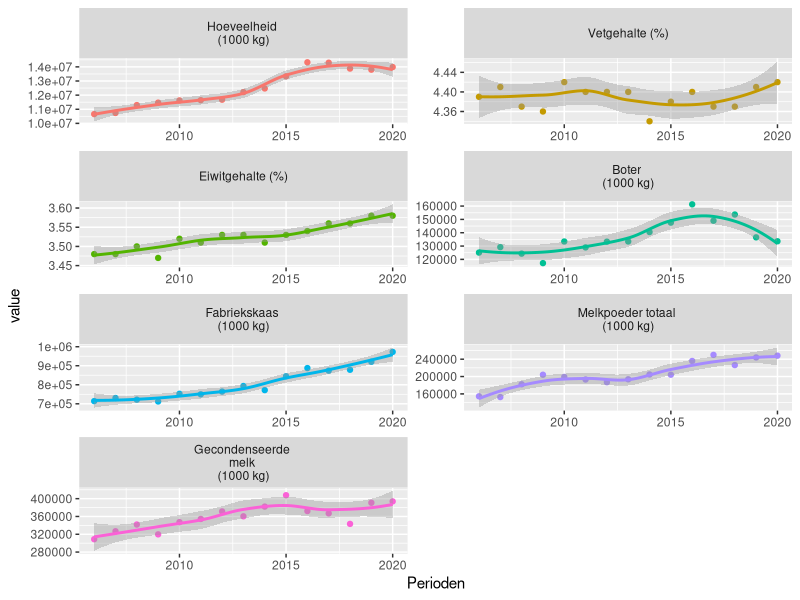
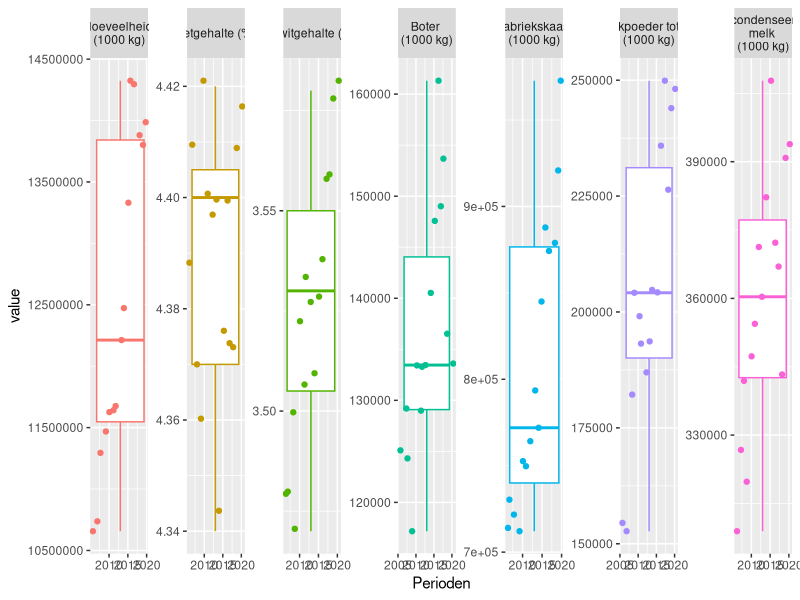
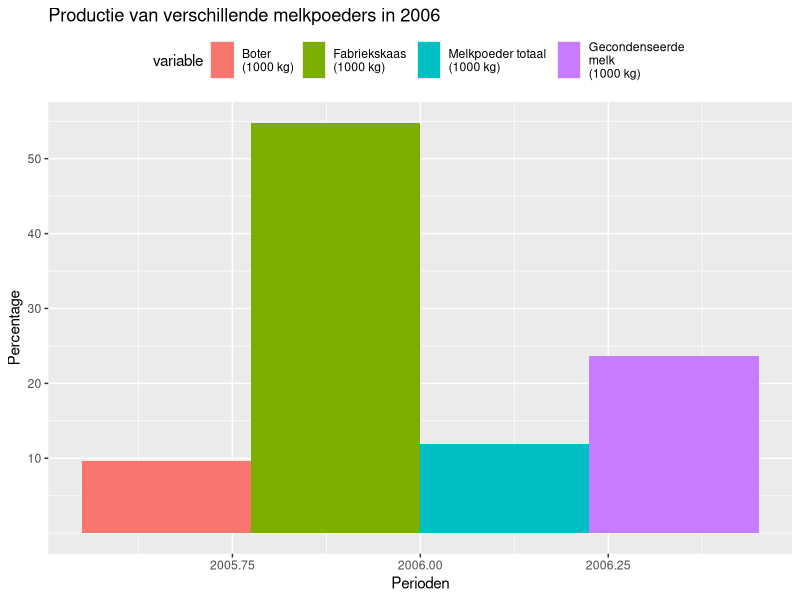
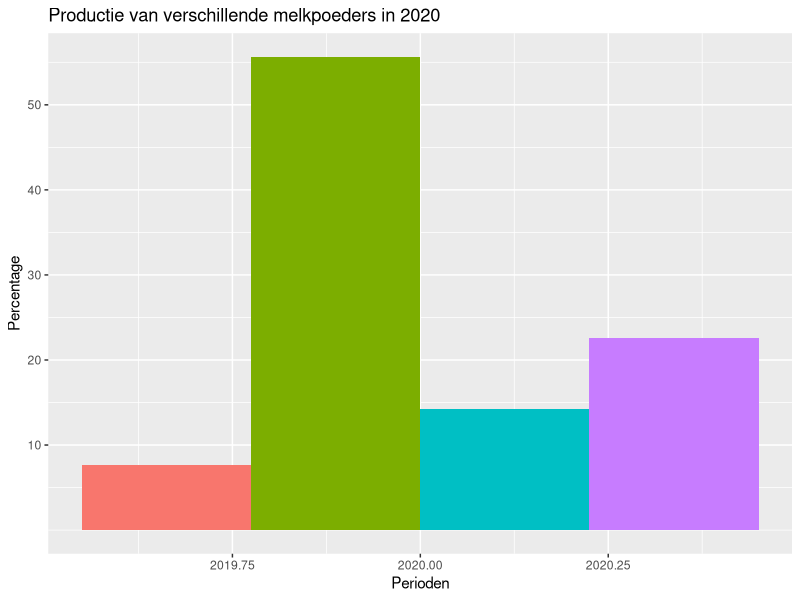

Reproduce these figures in R, in order.
## ---- chunk 1
# Load the required libraries
library(ggplot2)
library(reshape2)
library(dplyr)

# Read the dataset
data <- read.csv("Melkaanvoer_en_zuivelproductie_02072023_130401.csv", sep = ";", dec = ",")

# Transform dataset
headerText <- c("Perioden","Hoeveelheid \n(1000 kg)", "Vetgehalte (%)", "Eiwitgehalte (%)","Boter \n(1000 kg)", "Fabriekskaas \n(1000 kg)", "Melkpoeder totaal \n(1000 kg)", "Gecondenseerde \nmelk \n(1000 kg)")
colnames(data) <- headerText
dataLong<- melt(data, id.vars=c("Perioden"))

#intialize point P
p<-ggplot(dataLong,aes(Perioden, value, col=variable))

# Create graph plot
p+geom_point()+facet_wrap(.~variable, scales = "free", ncol=2) + geom_smooth(method = 'loess', formula = 'y ~ x') + theme(legend.position = "none")

## ---- chunk 2
#create boxplot plot with jitter
p+geom_boxplot()+ geom_jitter()+facet_wrap(.~variable, scales = "free", nrow= 1 ) + theme(legend.position = "none")

## ---- chunk 3

# Filter the specific variables and years
dataFiltered2006 <- dataLong %>% filter(variable %in% c("Boter \n(1000 kg)", "Fabriekskaas \n(1000 kg)", "Melkpoeder totaal \n(1000 kg)", "Gecondenseerde \nmelk \n(1000 kg)"), Perioden %in% c("2006"))
dataFiltered2020 <- dataLong %>% filter(variable %in% c("Boter \n(1000 kg)", "Fabriekskaas \n(1000 kg)", "Melkpoeder totaal \n(1000 kg)", "Gecondenseerde \nmelk \n(1000 kg)"), Perioden %in% c("2020"))

# Calculate the percentage relative to each other
dataPercentage2006 <- dataFiltered2006 %>%
  group_by(Perioden) %>%
  mutate(Percentage = value / sum(value) * 100)

data_percentage2020 <- dataFiltered2020 %>%
  group_by(Perioden) %>%
  mutate(Percentage = value / sum(value) * 100)

# Create barplot
p2020 <- ggplot(dataPercentage2006, aes(x = Perioden, y = Percentage, fill = variable))
p2020 + geom_bar(stat = "identity", position = "dodge") + ggtitle("Productie van verschillende melkpoeders in 2006") + theme(legend.position = "top") + scale_y_continuous(labels = c(10, 20, 30, 40, 50, 60), breaks = c(10, 20, 30, 40, 50, 60))

p2006 <- ggplot(data_percentage2020, aes(x = Perioden, y = Percentage, fill=variable))
p2006+geom_bar(stat = "identity", position = "dodge") + ggtitle("Productie van verschillende melkpoeders in 2020") + theme(legend.position = "none") + scale_y_continuous(labels = c(10, 20, 30, 40, 50, 60), breaks = c(10, 20, 30, 40, 50, 60))
